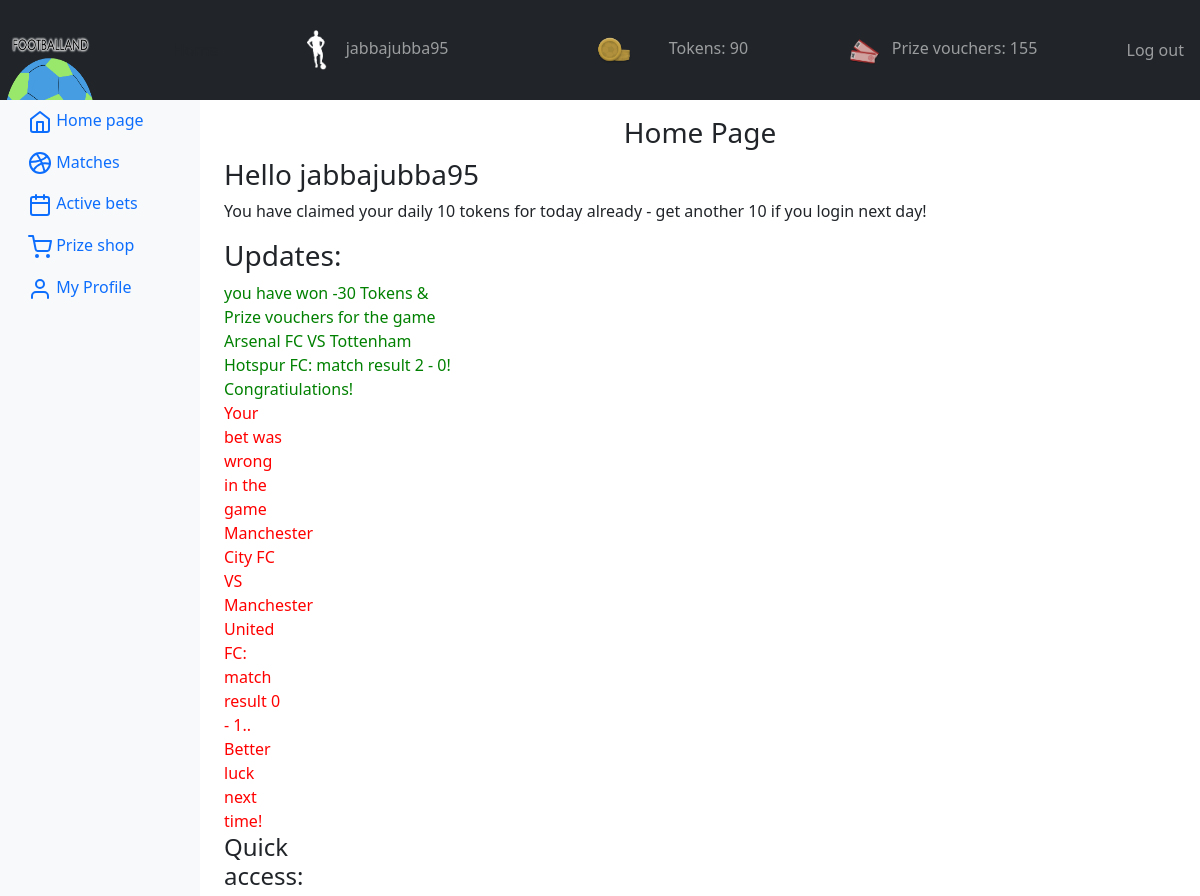
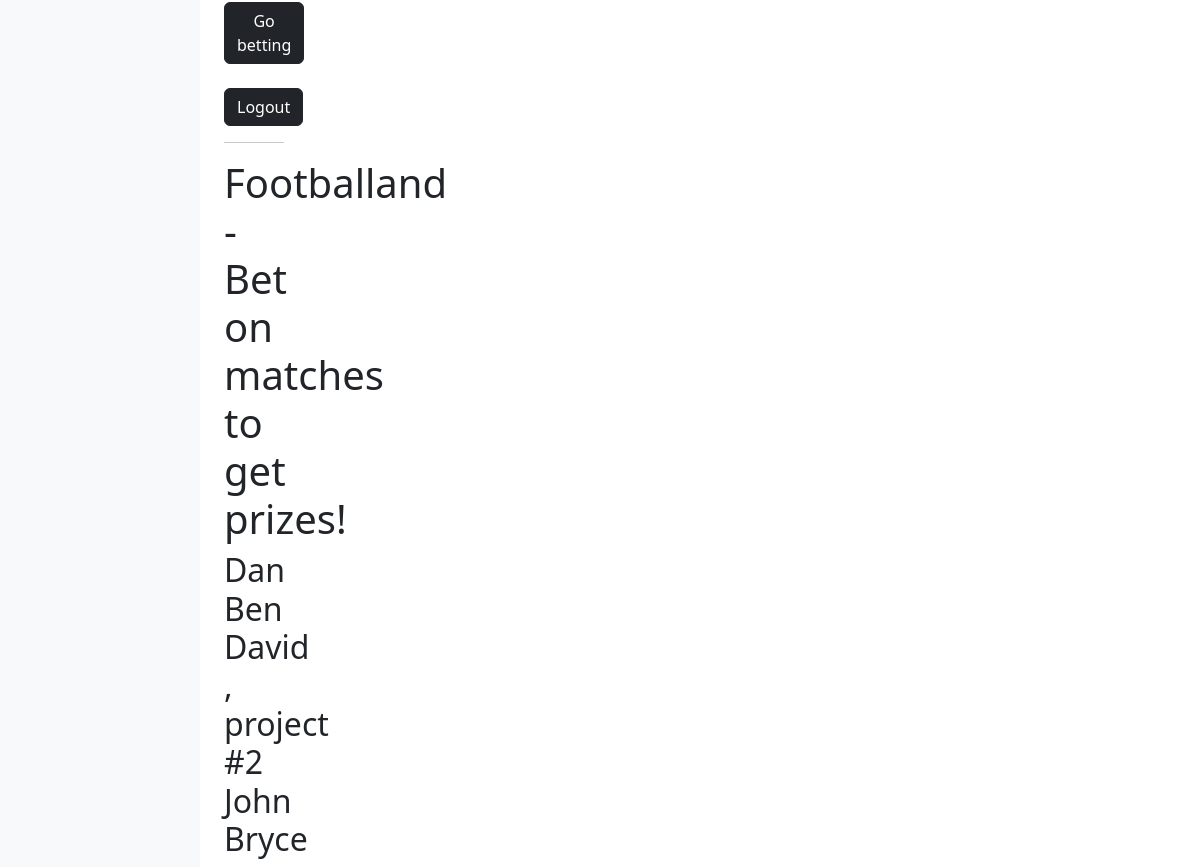
The page / (signed in) on the database its author committed (2 pictures, top to bottom).
### footballand/models.py (models this page shows, shortened)
class Player(AbstractUser):
    bet_tokens_amount = models.IntegerField(null=False, default=500)
    prize_vouchers_amount = models.IntegerField(null=False, default=0)
    daily_token_used = models.BooleanField(default=False)
    previous_login = models.DateTimeField(null=True, blank=True)

class Bet(models.Model):
    player = models.ForeignKey(Player, null = False, on_delete=models.CASCADE)
    match = models.ForeignKey(Match, null = False, on_delete=models.CASCADE)
    OUTCOME_CHOICES = (
        ('1', 'Team 1 wins'),
        ('2', 'Team 2 wins'),
        ('X', 'Draw'),
    )
    prediction = models.CharField(max_length=1, choices=OUTCOME_CHOICES)
    tokens = models.IntegerField(default=1, null= False)
    active = models.BooleanField(default=True)  # Set default to True for active items
    profit = models.IntegerField(null = True, blank = True)
    def __str__(self):
        return f"***{self.match}***"

class Match(models.Model):
    team_1 = models.ForeignKey(
    Footballteam,
    on_delete=models.CASCADE,
    related_name='team_1'
    )
    team_2 = models.ForeignKey(
        Footballteam,
        on_delete=models.CASCADE,
        related_name='team_2'
    )
    date = models.DateTimeField("Match date: ")
    league = models.ForeignKey(League, null = False, on_delete=models.CASCADE)
    profit_ratio_team_1_win = models.FloatField (default=1, null= False)
    profit_ratio_team_2_win = models.FloatField (default=1, null= False)
    profit_ratio_draw = models.FloatField (default=1, null= False)
    active = models.BooleanField(default=True)
    result_team_1 = models.IntegerField(null=True, blank=True)
    result_team_2 = models.IntegerField(null=True, blank=True)
    def __str__(self):
        return f"{self.team_1} VS {self.team_2}"

class Footballteam(models.Model):
    name = models.CharField(max_length=500, default="FC Barcelona", null=False)
    symbol = models.ImageField(upload_to="teams_symbols", default="https://loremflickr.com/cache/resized/3849_14857076316_4e420c7870_n_320_240_nofilter.jpg")
    def __str__(self):
        return f"{self.name}"

### footballand/views.py (the view)
# urls.py: path('', views.index, name='index'),
def index(request):
    context ={}
    if request.user.is_authenticated:
        print("logged in - reading context")
        update_match_status(request)
        context = update_results(request)
        print("context updated")
    print(f"context is:{context}")
    return render(request, 'index.html', context)

### footballand/templates/index.html (shortened to what this page needs)
{% extends 'base.html' %} {% load static %}{% block content %}
<div class="jumbotron">
  <div class="container text-center">
    <h3>Home Page</h3>
  </div>
</div>
{% if user.is_authenticated %}
<h3>Hello {{ user.username }}</h3>
  {% if user.daily_token_used == True %}
  <p>You have claimed your daily 10 tokens for today already - get another 10 if you login next day!</p>
  {% else %}
  <a class="btn btn-dark" href="{% url 'daily_tokens' %}">Get your daily 10 tokens!</a>
  {% endif %}
<h3>Updates:</h3>
    {% for win_bet in updated_wins %}
          <div class="col-sm-3">
          <span style="color: green;">you have won {{win_bet.profit}} Tokens & Prize vouchers for the game {{win_bet.match}}: match result {{win_bet.match.result_team_1}} - {{win_bet.match.result_team_2}}! Congratiulations!</span>
          {% empty %}
          <li>No bets won since last refresh.</li>
    {% endfor %}
    {% for lost_bet in updated_losses %}
          <div class="col-sm-3">
              <span style="color: red;">Your bet was wrong in the game {{lost_bet.match}}: match result {{lost_bet.match.result_team_1}} - {{lost_bet.match.result_team_2}}.. Better luck next time!</span>
      {% empty %}
      <li>No bets lost since last refresh.</li>
    {% endfor %}
    <br>
    <h4>Quick access:</h4>
    <div><a class="btn btn-dark" href="{% url 'matches' %}">Go betting</a></div>
    <br>
    <div><a a class="btn btn-dark" href="{% url 'footballand_logout' %}">Logout</a></div>
{% endif %}
<hr/>
<h1>Footballand - Bet on matches to get prizes!</h1>
<h2>Dan Ben David , project #2 John Bryce</h2>
{% endblock %}

### footballand/templates/base.html (shortened to what this page needs)
{% load static %}
<!doctype html>
<html lang="en">
<head>
  <link href="https://cdn.jsdelivr.net/npm/bootstrap@5.3.1/dist/css/bootstrap.min.css" rel="stylesheet"
>
</head>
<body>
  <nav class="navbar navbar-dark sticky-top bg-dark flex-md-nowrap p-0">
    <img src="{% static 'icons/footballand_logo.png' %}" width="100" height="100" alt="Icon" class="nav-icon">
    {% if user.is_authenticated %}
    <div class="nav-item">
      <span class="nav-text">Home</span>
    </div>
    <ul class="navbar-nav col-sm-2 col-md-2 mr-0">
      <li class="nav-item text-nowrap">
        <img src="{% static 'icons/user_icon.png' %}" width="50" height="50" alt="Icon" class="nav-icon">
        <span class="nav-link" style="display: inline">{{ user.username }}</span>
    </ul>
    <ul class="navbar-nav col-sm-2 col-md-2 mr-0">
      <li class="nav-item text-nowrap">
        <img src="{% static 'icons/tokens.png' %}" width="100" height="100" alt="Icon" class="nav-icon">
        <span class="nav-link" style="display: inline">Tokens: {{ user.bet_tokens_amount }}</span>
    </ul>
    <ul class="navbar-nav col-sm-2 col-md-2 mr-0">
      <li class="nav-item text-nowrap">
        <img src="{% static 'icons/prize_vouchers.png' %}" width="50" height="50" alt="Icon" class="nav-icon">
        <span class="nav-link" style="display: inline">Prize vouchers: {{ user.prize_vouchers_amount }}</span>
    </ul>
    <ul class="navbar-nav px-3">
      <li class="nav-item text-nowrap">
        <a class="nav-link" href="{% url 'footballand_logout' %}">Log out</a>
      </li>
    </ul>
  </nav>
  {% endif %}
  <div class="container-fluid">
    <div class="row">
      <nav class="col-md-2 d-none d-md-block bg-light sidebar">
        <div class="sidebar-sticky">
          <ul class="nav flex-column">
            <li class="nav-item">
              <a class="nav-link" href="{% url 'index' %}">
                <span data-feather="home"></span>
                Home page
              </a>
            </li>
            <li class="nav-item">
              <a class="nav-link" href="{% url 'matches' %}">
                <span data-feather="dribbble"></span>
                Matches
              </a>
            </li>
            <li class="nav-item">
              <a class="nav-link" href="{% url 'show_bets'%}?bets=active">
                <span data-feather="calendar"></span>
                Active bets
              </a>
            </li>
            <li class="nav-item">
              <a class="nav-link" href="{% url 'prize_shop' %}">
                <span data-feather="shopping-cart"></span>
                Prize shop
              </a>
            </li>
            <li class="nav-item">
              <a class="nav-link" href="{% url 'my_profile' %}">
                <span data-feather="user"></span>
                My Profile
              </a>
            </li>
        </div>
      </nav>
      <main role="main" class="col-md-9 ml-sm-auto col-lg-10 pt-3 px-4">
        {% block content %} {% endblock %}
      </main>
    </div>
  </div>
</body>
</html>

### rows shown on the page
Player: username "jabbajubba95", bet_tokens_amount "90", prize_vouchers_amount "155"
Bet: profit "-30", match "Arsenal FC VS Tottenham Hotspur FC", match.result_team_1 "2", match.result_team_2 "0"
Bet: match "Manchester City FC VS Manchester United FC", match.result_team_1 "0", match.result_team_2 "1"
